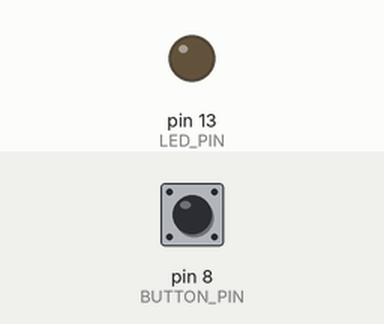
Recording of a sketch running on a simulated Arduino Uno, built with avr-gcc and run on an emulated ATmega328P. Parts: output pins drawn as LEDs (lit = HIGH). The inputs (shaded band) are chosen by the test bench; at power-on: pin 8 (BUTTON_PIN) HIGH.

Above: at 1.2 s.
1.3 s: pin 8 (BUTTON_PIN) pulled LOW for 0.15 s
At 1.37 s:
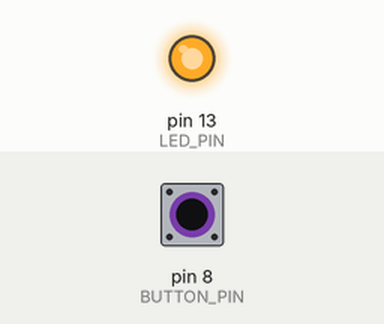
2.9 s: pin 8 (BUTTON_PIN) pulled LOW for 3.2 s
At 7.5 s:
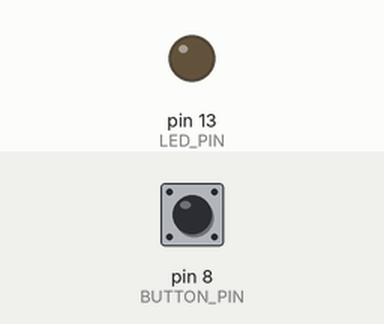
Timing chart, 0 to 9.0 s (numbered marks = the images above; inputs shaded):
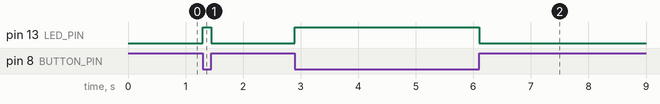

Measured:
- after the input at 1.3 s, pin 13 (LED_PIN): LOW → HIGH at once, → LOW 0.15 s later
- after the input at 2.9 s, pin 13 (LED_PIN): LOW → HIGH at once, → LOW 3.2 s later

The sketch:

sketch_led_button.ino
```cpp
#define BUTTON_PIN 8
#define LED_PIN 13

void setup() {
  pinMode(BUTTON_PIN, INPUT_PULLUP);
  pinMode(LED_PIN, OUTPUT);

  digitalWrite(LED_PIN, LOW);
}

void loop() {
  boolean value = digitalRead(BUTTON_PIN);
  digitalWrite(LED_PIN, !value);
  // digitalWrite(LED_PIN, HIGH);
  // delay(1000);
  // digitalWrite(LED_PIN, LOW);
  // delay(1000);
}
```
